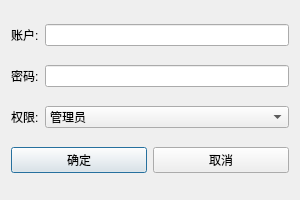
<?xml version="1.0" encoding="UTF-8"?>
<ui version="4.0">
 <class>Dialog</class>
 <widget class="QDialog" name="Dialog">
  <property name="geometry">
   <rect>
    <x>0</x>
    <y>0</y>
    <width>300</width>
    <height>200</height>
   </rect>
  </property>
  <property name="windowTitle">
   <string>添加用户</string>
  </property>
  <layout class="QVBoxLayout" name="verticalLayout">
   <item>
    <layout class="QHBoxLayout" name="horizontalLayout_account">
     <item>
      <widget class="QLabel" name="label_account">
       <property name="text">
        <string>账户:</string>
       </property>
      </widget>
     </item>
     <item>
      <widget class="QLineEdit" name="lineEdit_account"/>
     </item>
    </layout>
   </item>
   <item>
    <layout class="QHBoxLayout" name="horizontalLayout_password">
     <item>
      <widget class="QLabel" name="label_password">
       <property name="text">
        <string>密码:</string>
       </property>
      </widget>
     </item>
     <item>
      <widget class="QLineEdit" name="lineEdit_password">
       <property name="echoMode">
        <enum>QLineEdit::Password</enum>
       </property>
      </widget>
     </item>
    </layout>
   </item>
   <item>
    <layout class="QHBoxLayout" name="horizontalLayout_permission" stretch="0,1">
     <item>
      <widget class="QLabel" name="label_permission">
       <property name="text">
        <string>权限:</string>
       </property>
      </widget>
     </item>
     <item>
      <widget class="QComboBox" name="comboBox_role">
       <item>
        <property name="text">
         <string>管理员</string>
        </property>
       </item>
       <item>
        <property name="text">
         <string>用户</string>
        </property>
       </item>
      </widget>
     </item>
    </layout>
   </item>
   <item>
    <layout class="QHBoxLayout" name="buttonLayout_role" stretch="0,0">
     <item>
      <widget class="QPushButton" name="buttonBox_OK">
       <property name="text">
        <string>确定</string>
       </property>
      </widget>
     </item>
     <item>
      <widget class="QPushButton" name="buttonBox_Cancel">
       <property name="text">
        <string>取消</string>
       </property>
      </widget>
     </item>
    </layout>
   </item>
  </layout>
 </widget>
 <resources/>
 <connections/>
</ui>
